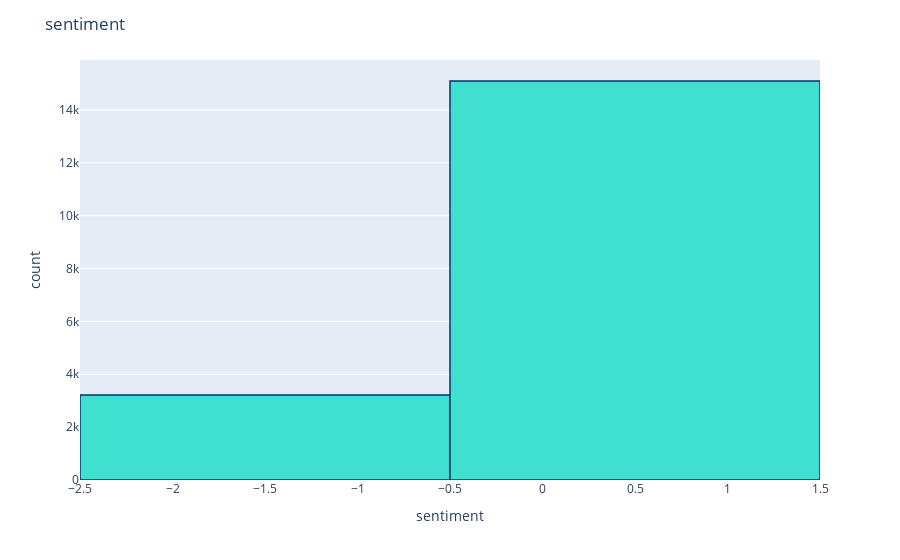

The notebook cell saved with this chart:
### Code cell
# Product Scores
fig = px.histogram(df, x="sentiment")
fig.update_traces(marker_color="turquoise",marker_line_color='rgb(8,48,107)',
                  marker_line_width=1.5)
fig.update_layout(title_text='sentiment')
fig.show()

### Figure 1 — Plotly figure (JSON) as saved in the notebook; plotly's stock layout.template omitted (floating-point values rounded to 4 significant figures; data arrays with more than 128 entries replaced by an {"elided": "..."} marker saying what was removed)
{"data": [{"alignmentgroup": "True", "bingroup": "x", "hovertemplate": "sentiment=%{x}<br>count=%{y}<extra></extra>", "legendgroup": "", "marker": {"color": "turquoise", "line": {"color": "rgb(8,48,107)", "width": 1.5}}, "name": "", "offsetgroup": "", "orientation": "v", "showlegend": false, "type": "histogram", "x": {"elided": "18307 int values"}, "xaxis": "x", "yaxis": "y"}], "layout": {"barmode": "relative", "legend": {"tracegroupgap": 0}, "margin": {"t": 60}, "title": {"text": "sentiment"}, "xaxis": {"anchor": "y", "domain": [0, 1], "title": {"text": "sentiment"}}, "yaxis": {"anchor": "x", "domain": [0, 1], "title": {"text": "count"}}}}
